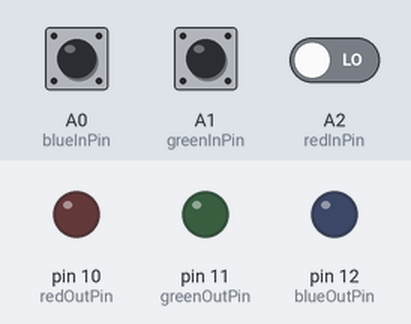
This sketch was run on a simulated Arduino Uno, built with avr-gcc and run on an emulated ATmega328P. Shown: output pins drawn as LEDs (lit = HIGH). Inputs (shaded band) come from the test bench; at power-on: A0 (blueInPin) LOW, A1 (greenInPin) LOW, A2 (redInPin) LOW.

Above: at 1.2 s.
1.3 s: A0 (blueInPin) driven HIGH
At 1.8 s:
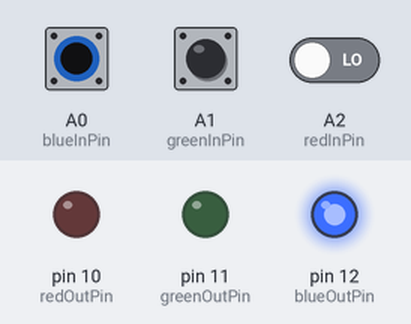
2.8 s: A1 (greenInPin) driven HIGH
At 3.1 s:
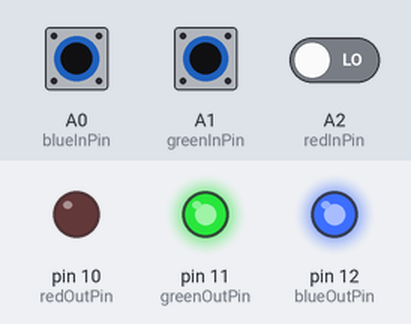
4.3 s: A2 (redInPin) driven HIGH
At 5.5 s:
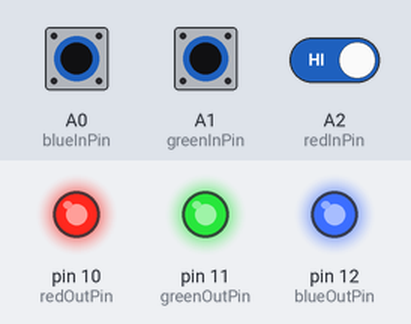
5.8 s: A0 (blueInPin) pulsed LOW 5 times (0.12 s each, 0.3 s apart)
At 8.3 s:
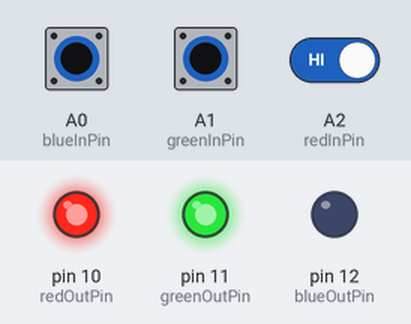
8.8 s: A1 (greenInPin) pulsed LOW 2 times (0.12 s each, 0.3 s apart)
At 9.07 s:
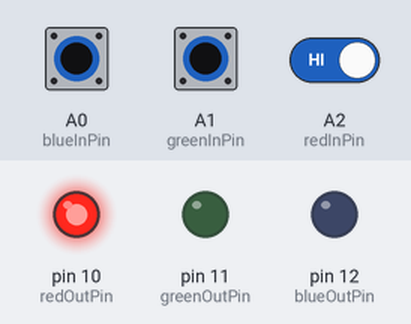
Timing chart, 0 to 11.8 s (numbered marks = the images above; inputs shaded):
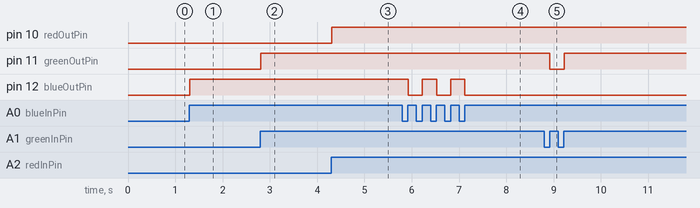

Measured:
- after the input at 1.3 s, pin 12 (blueOutPin): LOW → HIGH at once
- after the input at 2.8 s, pin 11 (greenOutPin): LOW → HIGH at once
- after the input at 4.3 s, pin 10 (redOutPin): LOW → HIGH at once
- after the input at 5.8 s, pin 12 (blueOutPin): alternates HIGH for 0.30 s and LOW for 0.30 s, 5 changes in all, then stays LOW, starting after 0.12 s
- after the input at 8.8 s, pin 11 (greenOutPin): HIGH → LOW after 0.12 s, → HIGH 0.30 s later

The sketch:

sharpieLED.ino
```cpp
int redInPin = A2;
int blueInPin = A0;
int greenInPin = A1;

int redOutPin = 10;
int greenOutPin = 11;
int blueOutPin = 12;

int redPrev = 0;
int greenPrev = 0;
int bluePrev = 0;

bool redOn = false;
bool greenOn = false;
bool blueOn = false;

void setup() {
  pinMode(redInPin, INPUT);
  pinMode(greenInPin, INPUT);
  pinMode(blueInPin, INPUT);

  pinMode(redOutPin, OUTPUT);
  pinMode(greenOutPin, OUTPUT);
  pinMode(blueOutPin, OUTPUT);
}

void loop() {
  int redIn = digitalRead(redInPin);
  int greenIn = digitalRead(greenInPin);
  int blueIn = digitalRead(blueInPin);

  if (redIn == HIGH && redPrev == 0) {
    Serial.println(redOn ? "RED OFF" : "RED ON");
    digitalWrite(redOutPin, redOn ? LOW : HIGH);
    redOn = !redOn;
  }

  if (greenIn == HIGH && greenPrev == 0) {
    Serial.println(greenOn ? "GREEN OFF" : "GREEN ON");
    digitalWrite(greenOutPin, greenOn ? LOW : HIGH);
    greenOn = !greenOn;
  }

  if (blueIn == HIGH && bluePrev == 0) {
    Serial.println(blueOn ? "BLUE OFF" : "BLUE ON");
    digitalWrite(blueOutPin, blueOn ? LOW : HIGH);
    blueOn = !blueOn;
  }

  redPrev = redIn;
  greenPrev = greenIn;
  bluePrev = blueIn;

  delay(10);
}
```
